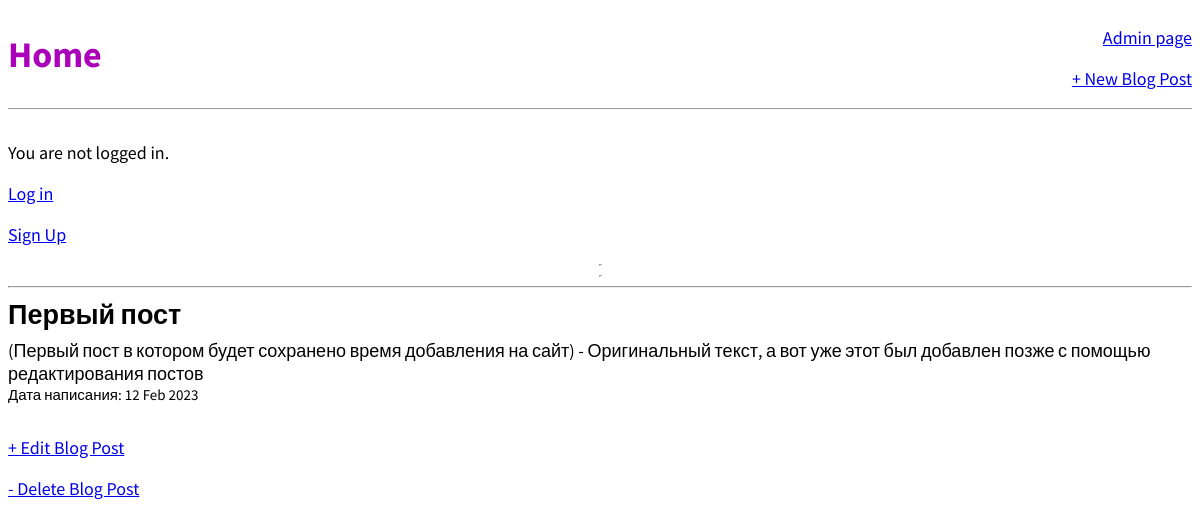
The app's page /post/1/ with its own data.
### blog/models.py (models this page shows, shortened)
class Post(models.Model):
    title = models.CharField(max_length=400)
    author = models.ForeignKey("auth.User", on_delete=models.CASCADE,)
    body = models.TextField()
    pub_date = models.DateTimeField('date published', auto_now_add=True)

### blog/views.py (the view)
# urls.py: path('post/<int:pk>/', BlogDetailView.as_view(), name='post_detail'),
class BlogDetailView(DetailView):
    model = Post
    ordering = ['-pub_date']
    template_name = 'post_detail.html'

### templates/post_detail.html
{% extends 'base.html' %}
{% block content %}
<div class="post-entry">
    <h2>{{object.title}}</h2>
    <p>{{object.body}}</p>
    <p><small>Дата написания: {{post.pub_date|date:"d M Y"}}</small></p>
</div>
<p><a href='{% url 'post_edit' post.pk %}'>+ Edit Blog Post</a></p>
<P><a href='{% url 'post_delete' post.pk %}'>- Delete Blog Post</a></P>
{% endblock content %}

### static/css/base.css (style rules this page uses)
body { font-family: 'Source Sans Pro', sans-serif; font-size: 18px; }
.post-entry { margin-bottom: 2rem; }
.post-entry h2 { margin: 0.5rem 0; }
.post-entry p { margin: 0; font-weight: 400; }

### records on screen
Post: title "Первый пост", body "(Первый пост в котором будет сохранено время добавления на сайт) - Оригинальный текст, а вот уже этот был добавлен позже с помощью редактирования постов", pub_date "12 Feb 2023"
